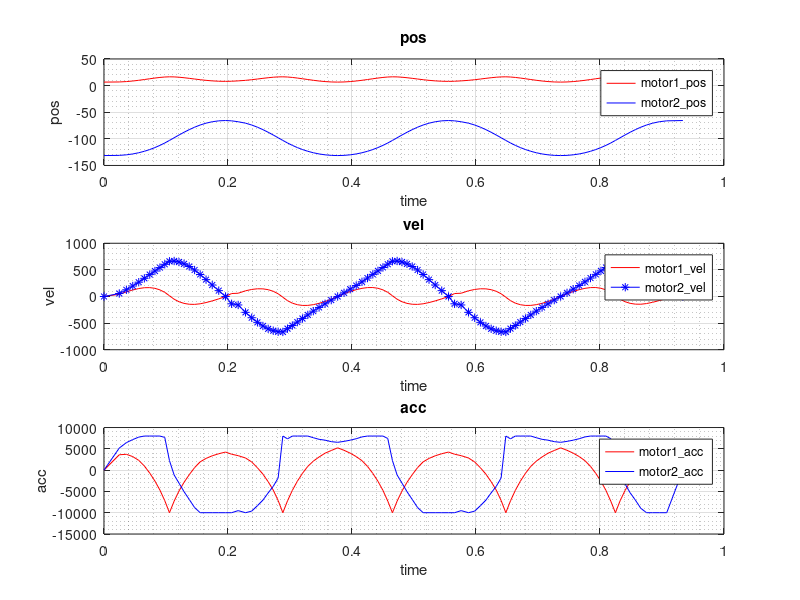

Write MATLAB code to recreate this figure. (Note: this script raises an error after producing the figure.)
clf;clear;close all; clc;
deg2rad=pi/180;
rad2deg=180/pi;
 P1 = 1.0602, P2 = 0.2433, P3 = 0.2438, Jm1 = 0.6496;

 mp=1;%payload=1
L1=0.225;L2=0.275;
 P1 = 1.0602+mp*L1^2 , P2 = 0.2433+mp*L2^2 , P3 = 0.2438, Jm1 = 0.6496;

 q1=-132*deg2rad;
 q2=-79*deg2rad;
 h1=P1-Jm1+P2+2*cos(q2)*P3;
 h2=P2+cos(q2)*P3;
 m1=P2+cos(q2)*P3;
 m2=P2;
 A=[h1,m1;h2,m2];
 Q=[q1,q2]
 dQ=[14*deg2rad,44*deg2rad]';
 A*dQ
 p1_theta1=-132*deg2rad; p1_theta2=-79*deg2rad;
  p2_theta1=-118*deg2rad; p2_theta2=-35*deg2rad;
 L1=0.225;L2=0.275;
p1_x=cos(p1_theta1+p1_theta2)*L2+cos(p1_theta1)*L1;
p1_y=sin(p1_theta1+p1_theta2)*L2+sin(p1_theta1)*L1;

p2_x=cos(p2_theta1+p2_theta2)*L2+cos(p2_theta1)*L1;
p2_y=sin(p2_theta1+p2_theta2)*L2+sin(p2_theta1)*L1;

dis_pt=sqrt((p1_x-p2_x)^2+(p1_y-p2_y)^2);
% P1+P2+2*P3*cos(q2)
% P2+P3*cos(q2)



load('Test.txt')

% A1_pos=14*Test(:,3)-132;
% A2_pos=44*Test(:,3)-79;
% A1_vel=14*Test(:,2)*deg2rad;
% A2_vel=44*Test(:,2)*deg2rad;
% A1_acc=14*Test(:,1)*deg2rad;
% A2_acc=44*Test(:,1)*deg2rad;
A1_pos=Test(:,7);
A2_pos=Test(:,10);
A1_vel=Test(:,6);
A2_vel=Test(:,9);
A1_acc=Test(:,5);
A2_acc=Test(:,8);
T=Test(:,4);

%  P1 = 1.0602, P2 = 0.2433, P3 = 0.2438, Jm1 = 0.6496;

ddq1 = A1_acc;
ddq2 = A2_acc;
dq1 = A1_vel;
dq2 = A2_vel;
q1 = A1_pos;
q2 = A2_pos;
for i=1:size(Test(:,1))
    tau1(i) = (P1 - Jm1)*ddq1(i) + P2*(ddq1(i) + ddq2(i)) + P3*((2 * ddq1(i) + ddq2(i))*cos(q2(i)) - (dq2(i)*dq2(i) + 2 * dq1(i)*dq2(i))*sin(q2(i)));
    tau2(i) = P2*(ddq1(i) + ddq2(i)) + P3*(ddq1(i)*cos(q2(i))+dq1(i)*dq1(i)*sin(q2(i)));
end


figure(1)
subplot(3,1,1);
plot(T,A1_pos*rad2deg,'r');hold on;
plot(T,A2_pos*rad2deg,'b');
legend('motor1\_pos','motor2\_pos');
xlabel('time');
ylabel('pos');
title('pos');
grid on;
grid minor;

subplot(3,1,2);
plot(T,A1_vel*rad2deg,'r');hold on;
plot(T,A2_vel*rad2deg,'b','Marker','*');
legend('motor1\_vel','motor2\_vel');
xlabel('time');
ylabel('vel');
title('vel');
grid on;
grid minor;

subplot(3,1,3);
plot(T,A1_acc*rad2deg,'r');hold on;
plot(T,A2_acc*rad2deg,'b');
legend('motor1\_acc','motor2\_acc');
xlabel('time');
ylabel('acc');
title('acc');
grid on;
grid minor;
suptitle('CRC\_A1  VS  CRC\_A2');


limitMax_pos=T*0+55;
limitMax_neg=T*0-55;
limit_pos=T*0+47;
limit_neg=T*0-47;

figure(2)
subplot(2,1,1);
plot(T,tau1,'b','LineWidth',2);
legend('motor1\_gear trq')
xlabel('time');
ylabel('gear trq');
title('gear trq');
grid on;
grid minor;

subplot(2,1,2);
plot(T,tau2,'b','LineWidth',2); hold on;
plot(T,limit_pos,'g');
hold on;
plot(T,limit_neg,'g');
hold on;
plot(T,limitMax_pos,'m');
hold on;
plot(T,limitMax_neg,'m');
legend('motor2\_gear trq','trqlimit=47N','trqlimit=-47N','trqlimitMax=55N','trqlimitMax=-55N')

xlabel('time');
ylabel('gear trq');
title('gear trq');
grid on;
grid minor;

suptitle('CRC\_A1  VS  CRC\_A2');

% 
% figure(1)
% subplot(4,2,1);
% plot(T,A1_pos*rad2deg,'r');
% legend('vel');
% xlabel('time');
% ylabel('pos');
% title('motor1\_pos');
% grid on;
% grid minor;
% 
% subplot(4,2,3);
% plot(T,A1_vel*rad2deg,'g');
% legend('vel');
% xlabel('time');
% ylabel('vel');
% title('motor1\_vel');
% grid on;
% grid minor;
% 
% subplot(4,2,5);
% plot(T,A1_acc*rad2deg,'b');
% legend('acc');
% xlabel('time');
% ylabel('acc');
% title('motor1\_acc');
% grid on;
% grid minor;
% 
% subplot(4,2,7);
% plot(T,tau1,'b');
% legend('trq');
% xlabel('time');
% ylabel('trq');
% title('motor1\_trq');
% grid on;
% grid minor;
% 
% subplot(4,2,2);
% plot(T,A2_pos*rad2deg,'r');
% legend('vel');
% xlabel('time');
% ylabel('pos');
% title('motor2\_pos');
% grid on;
% grid minor;
% 
% subplot(4,2,4);
% plot(T,A2_vel*rad2deg,'g');
% legend('vel');
% xlabel('time');
% ylabel('vel');
% title('motor2\_vel');
% grid on;
% grid minor;
% 
% 
% subplot(4,2,6);
% plot(T,A2_acc*rad2deg,'b');
% legend('acc');
% xlabel('time');
% ylabel('acc');
% title('motor2\_acc');
% grid on;
% grid minor;
% 
% subplot(4,2,8);
% plot(T,tau2,'b');
% legend('trq');
% xlabel('time');
% ylabel('trq');
% title('motor2\_trq');
% grid on;
% grid minor;
